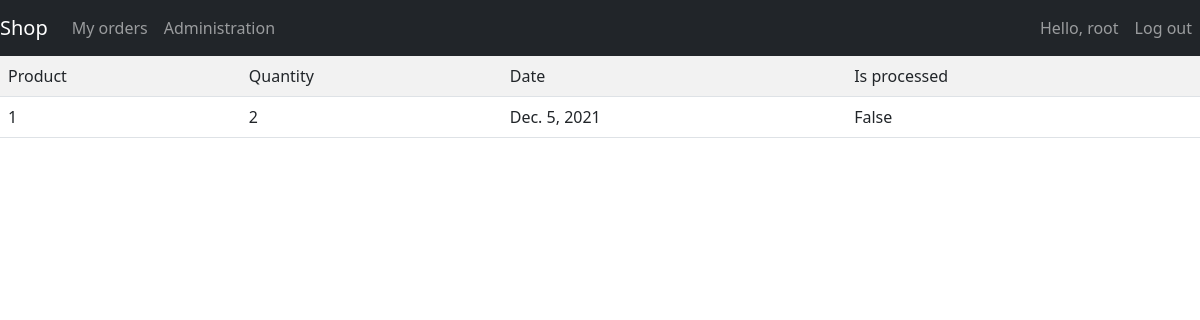
The app's page /myOrders (signed in) with its own data.
### ShopApp/models.py (models this page shows)
class Order(models.Model):
    userEmail = models.CharField(max_length=225)
    productId = models.IntegerField()
    quantity = models.IntegerField()
    date = models.DateField()
    status = models.BooleanField()

### ShopApp/views.py (the view)
# urls.py: path('myOrders', views.MyOrders, name='myOrders')
def MyOrders(request):
    orders = m.Order.objects.filter(userEmail=request.user.email)
    return render(request, 'MyOrders.html', {'orders': orders})

### ShopApp/templates/MyOrders.html (shortened to what this page needs)
<!DOCTYPE html>
<html lang="en">
<head>
    <link href="https://cdn.jsdelivr.net/npm/bootstrap@5.1.3/dist/css/bootstrap.min.css" rel="stylesheet">
</head>
<body>
<nav class="navbar navbar-expand-lg navbar-dark bg-dark">
  <a class="navbar-brand" href="{% url 'home' %}">Shop</a>
  <div class="collapse navbar-collapse" >
<div class="navbar-nav">
      <a class="nav-item nav-link" href="{% url 'myOrders' %}">My orders</a>
        {% if user.username == "root" %}
      <a class="nav-item nav-link" href="{% url 'admin' %}">Administration</a>
        {% endif %}
    </div>
        </div>
     <div class="nav navbar-nav ml-auto">
        {% if user.is_authenticated %}
             <sapn class="nav-item nav-link">Hello, {{ user.username }}</sapn>
            <a class="nav-item nav-link" href="{% url 'account_logout' %}"> Log out </a>
        {% else %}
            <a class="nav-item nav-link" href="{% url 'account_signup' %}"> Sign up </a>
            <a class="nav-item nav-link" href="{% url 'account_login' %}"> Sign in </a>
        {% endif %}
     </div>
</nav>
<table class="table table-striped">
<tr>
    <td>
        Product
    </td>
    <td>
        Quantity
    </td>
    <td>
        Date
    </td>
    <td>
        Is processed
    </td>
</tr>
{% if orders.count > 0 %}
    {% for order in orders %}
    <tr>
    <td>
        {{ order.productId }}
    </td>
    <td>
        {{ order.quantity }}
    </td>
    <td>
        {{ order.date }}
    </td>
    <td>
        {{ order.status }}
    </td>
</tr>
    {% endfor %}
{% endif %}
</table>
</body>
</html>

### records on screen
Order: productId "1", quantity "2", date "Dec. 5, 2021", status "False"

### other values on screen
{{ user.username }} "root"
